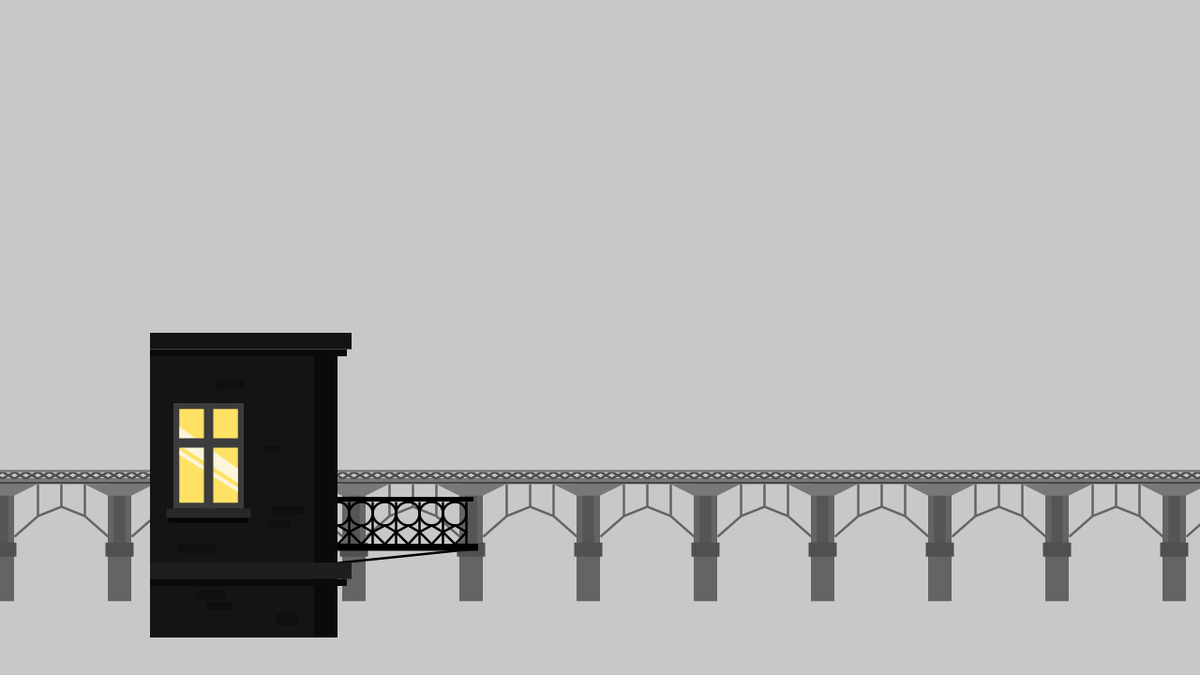
Frame 1 (no input)
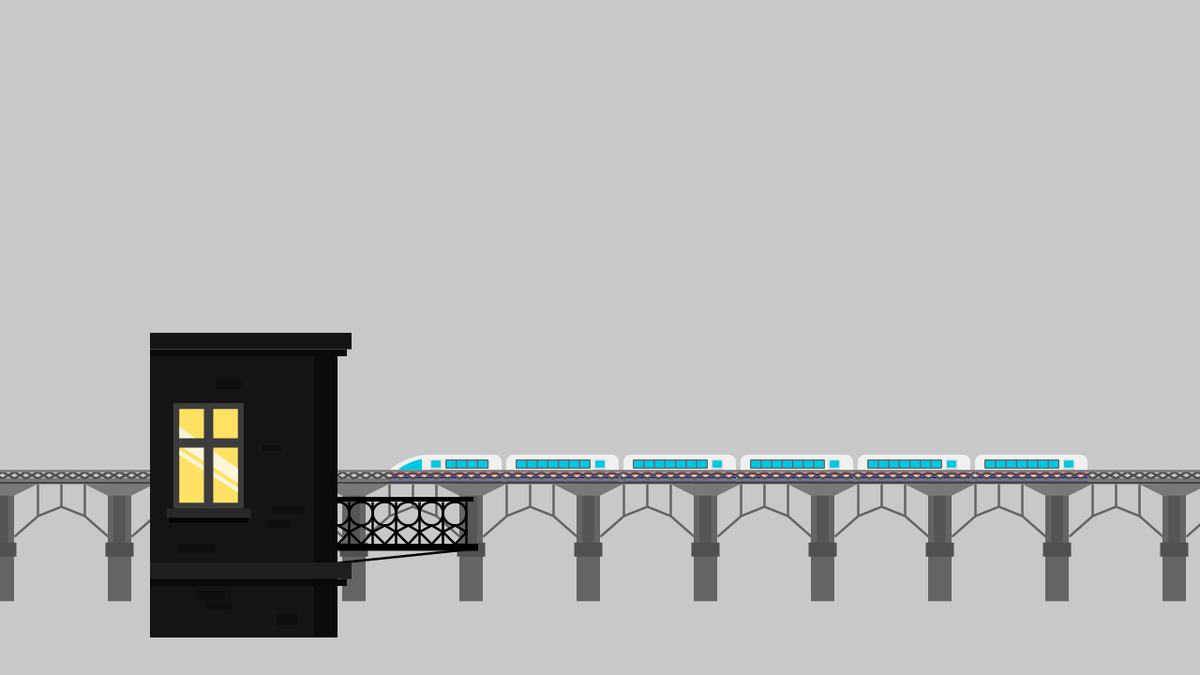
Frame 60 (the mouse pressed at the canvas centre just before this capture)
Frame 120 (the mouse held since frame 60 and released just before this capture): identical to frame 1, image omitted

The Processing sketch that drew these frames (run headless with seeded random() and noise(); from frame 60 on, the mouse is pressed at the canvas centre):

// Processing sketch: projekAkhir
// ── projekAkhir.pde
int speed = 5000;
sunrise pagi = new sunrise(0,0);
subuh jam3 = new subuh(0,0);
kereta krt = new kereta(0,0);
rumah rmh = new rumah(0,0);

void setup() {
    size(1280,720);
}

void draw() {
    background(200);
    fill(50, 100, 150);
    rect(0,930,1920,150);
    translate(width/2,height/2);
    
    //pushMatrix();
        //if (mousePressed == true){
        //    pagi.pagihari(-640,-360);
        //} else{
        //    jam3.subuhan(-640,-360);
        //}
        //moon();
    //popMatrix();

    pushMatrix();
        fill(0);
        strokeWeight(1);
        translate(0,200);
        scale(0.25);
        noFill();
        noStroke();

        krt.kepala(speed,-300);

        for(int i = 500; i <= 2500; i += 500){
            krt.gerbong(speed+i,-300);
        }

        if(speed < -10000){
            speed = 5000;
        }else{
            speed -= 100;   
        }
        
        for(int i = -4000; i <= 3500; i += 500){
            krt.railway(i,-200);
        }
    popMatrix();
    
    pushMatrix();
        scale(0.5);
        rmh.home(-960,640); 
    popMatrix();

}

void moon(){
    noStroke();
    fill(255);
    circle(500,-250, 100);
}

// ── air.pde
class air{
  int locX;
  int locY;
  
  public air(int tlocX, int tlocY){
    locX = tlocX;
    locY = tlocY;
  }
  
  void mengalir(int locX, int locY){
    noStroke();
    fill(#659DD6);
    rect(locX-640,locY+200,width,height); 
  }
  
}

// ── kereta.pde
public class kereta {
    int locX;
    int locY;

    public kereta(int tlocX, int tlocY){
        locX = tlocX;
        locY = tlocY;
    }
    
    void gerbong(int locX, int locY){
        fill(240);
        rect(locX,locY,480,120,35,35,10,10);
        fill(100);
        rect(locX+40,locY+20,320,40,5);
        fill(0,200,225);
        for(int i = 45; i < 320; i += 45){
            rect(locX+i,locY+25,40,30,5);
        }
        fill(0,0,255);
        rect(locX,locY+95,480,25,0,0,10,10);
        strokeCap(SQUARE);
        strokeWeight(8);
        stroke(255,0,0);
        line(locX,locY+80,locX+480,locY+80);
        noStroke();
        fill(50,50,50,30);
        rect(locX+375,locY+20,50,100,5);
        fill(0,200,225);
        rect(locX+380,locY+25,40,30,5);
        fill(50);
        rect(locX+480,locY+100,20,10);
    }

    void kepala(int locX, int locY){
        fill(240);
        rect(locX,locY+75,10,10);

        beginShape();
            vertex(locX+160,locY);
            vertex(locX+160,locY+120);
            vertex(locX+10,locY+120);
            vertex(locX,locY+110);
            vertex(locX,locY+75);
            bezierVertex(locX, locY+50, locX+100, locY, locX+160, locY);
        endShape();

        beginShape();
            fill(0,200,225);
            vertex(locX+140,locY+20);
            vertex(locX+140,locY+65);
            vertex(locX+40,locY+65);
            bezierVertex(locX+40,locY+55,locX+110,locY+20,locX+140,locY+20);
        endShape();

        fill(240);
        rect(locX+160,locY,320,120,0,35,10,10);
        fill(100);
        rect(locX+240,locY+20,185,40,5);
        fill(0,200,225);
        for(int i = 245; i < 400; i += 45){
            rect(locX+i,locY+25,40,30,5);
        }
        fill(0,0,255);
        rect(locX,locY+95,480,25,0,0,10,10);
        strokeCap(SQUARE);
        strokeWeight(8);
        stroke(255,0,0);
        line(locX,locY+80,locX+480,locY+80);
        noStroke();
        fill(50,50,50,30);
        rect(locX+175,locY+20,50,100,5);
        fill(0,200,225);
        rect(locX+180,locY+25,40,30,5);
        fill(50);
        rect(locX+480,locY+100,20,10);
    }

    void railway(int locX, int locY){
        noStroke();
        fill(120);
        rect(locX,locY,500,15);
        fill(70);
        rect(locX,locY+15,500,10);
        strokeWeight(10);
        stroke(100);
        line(locX+100,locY+25,locX+100,locY+160);
        line(locX+200,locY+25,locX+200,locY+120);
        line(locX+300,locY+25,locX+300,locY+160);

        noFill();
        beginShape();
            vertex(locX,locY+250);
            vertex(locX+100,locY+160);
            vertex(locX+200,locY+120);
            vertex(locX+300,locY+160);
            vertex(locX+400,locY+250);
        endShape();

        noStroke();
        fill(100);
        rect(locX+400,locY+25,100,500);
        fill(85);
        rect(locX+425,locY+25,50,300);
        fill(80);
        rect(locX+390,locY+275,120,60);
        fill(120);
        quad(locX+300,locY+25,locX+400,locY+75,locX+500,locY+75,locX+600,locY+25);

        stroke(80);
        for(int i = 0; i < 500; i += 50){
            line(locX+i,locY-25,locX+i+50,locY);
            line(locX+i,locY,locX+i+50,locY-25);
        }
        noStroke();
        fill(120);
        rect(locX,locY-35,500,10);
    }
}

// ── pinggir.pde
class pinggir{
  int locX;
  int locY;
  
  public pinggir(int tlocX, int tlocY){
    locX = tlocX;
    locY = tlocY;
  }
  
  void tanah(int locX, int locY){
    noStroke();
    fill(#987644);
    
    beginShape();
    curveVertex(locX-250, locY+170);
    curveVertex(locX-250, locY+170);
    
    curveVertex(locX-50, locY+200);
    curveVertex(locX, locY+250);
    curveVertex(locX+50, locY+270);
    curveVertex(locX+20, locY+280);
    curveVertex(locX-100, locY+290);
    curveVertex(locX-200, locY+300);
    
    curveVertex(locX-640, locY+360);
    curveVertex(locX-640, locY+360);

    endShape();
    
    
    beginShape();
    curveVertex(locX+640, locY+100);
    curveVertex(locX+640, locY+100);
    
    curveVertex(locX+600, locY+120);
    curveVertex(locX+570, locY+130);
    curveVertex(locX+550, locY+150);
    curveVertex(locX+500, locY+170);
    curveVertex(locX+450, locY+200);
    curveVertex(locX+350, locY+230);
    curveVertex(locX+300, locY+250);
    curveVertex(locX+100, locY+280);
    curveVertex(locX+0, locY+300);
    curveVertex(locX-100, locY+360);
    
    curveVertex(locX+640, locY+360);
    curveVertex(locX+640, locY+360);

    endShape(CLOSE);
  }
  
}

// ── rumah.pde
class rumah {
    int locX;
    int locY;

    public rumah(int tlocX, int tlocY){
        locX = tlocX;
        locY = tlocY;
    }

    void home(int locX, int locY){
        balcony(locX+400,locY-200);
        building(locX,locY);
        window(locX+50,locY-500);
    }

    void building(int locX, int locY){
        noStroke();
        fill(20);
        rect(locX,locY,400,-600);
        fill(10);
        rect(locX+350,locY,50,-600);
        fill(10);
        rect(locX,locY-615,420,15);
        fill(20);
        rect(locX,locY-650,430,35);
        fill(10);
        rect(locX,locY-125,420,15);
        fill(30);
        rect(locX,locY-160,430,35);

        // brick effect
        //top
        fill(15);
        rect(locX+60, locY-200, 80, 20);
        rect(locX+250, locY-250, 50, 15);
        rect(locX+260, locY-280, 70, 17);
        rect(locX+240, locY-410, 40, 12);
        rect(locX+140, locY-550, 60, 20);

        // bottom
        rect(locX+100, locY-100, 60, 20);
        rect(locX+120, locY-76, 55, 17);
        rect(locX+270, locY-51, 45, 25);
    }

    void balcony(int locX, int locY){
        fill(0);
        rect(locX, locY-100, 290, 10);
        rect(locX, locY, 300, 15);
        for(int i = 275; i > 0; i -= 50){
            pattern(locX+i, locY);
        }
        line(locX,locY+40,locX+290, locY+10);
    }

    void pattern(int locX, int locY){
        noFill();
        stroke(0);
        strokeWeight(5);
        line(locX, locY, locX, locY-90);
        circle(locX-25,locY-65,50);
        quad(locX-25,locY-40,locX,locY-25,locX-25,locY,locX-50,locY-25);
    }

    void window(int locX, int locY){
        // frame
        fill(60);
        noStroke();
        rect(locX,locY,150,225);
        
        // light
        fill(255, 225, 100);
        rect(locX+12.5,locY+12.5,125,200);

        // reflections
        pushMatrix();
            translate(12.5,0);
            fill(250,250,250,200);
            noStroke();
            // top
            beginShape();
                vertex(locX,locY+50);
                vertex(locX,locY+90);
                vertex(locX+125,locY+170);
                vertex(locX+125,locY+140);
            endShape(CLOSE);
            // bottom
            beginShape();
                vertex(locX,locY+100);
                vertex(locX,locY+110);
                vertex(locX+125,locY+190);
                vertex(locX+125,locY+180);
            endShape(CLOSE);
        popMatrix();

        // grille
        fill(60);
        rect(locX+65,locY,20,225);
        rect(locX,locY+75,150,20);

        // sill
        fill(40);
        rect(locX-15,locY+225,180,20);
        fill(5);
        rect(locX-10,locY+245,170,10);
    }
}
// ── subuh.pde
class subuh{
  int locX;
  int locY;
  
  PGraphics bg; 

  color bgColor = color(10);
  color lightColor = color(62, 84, 121);
  color darkColor = color(52, 61, 77);
  
  public subuh(int tlocX, int tlocY){
    locX = tlocX;
    locY = tlocY;
  }
  
  void subuhan(int locX, int locY){
    bg = createGraphics(width, height);
    generateSky(bg);
    tint(255);
    image(bg, locX, locY);
  }
  
  void generateSky(PGraphics pg){
    pg.beginDraw();
    pg.background(bgColor);
    
    for (int y = 0; y < height; y += 2){
      for (int x = 0; x < width; x += 2){
        float n = noise(x/200., y/50.);     
        pg.noStroke();
        pg.fill(lightColor, n*map(y, 0, 2*height/3., 255, 0)); 
        pg.ellipse(x, y, 3, 3);
      }
  
      strokeWeight(3);
      pg.stroke(darkColor, map(y, 2*height/3, height, 0, 255));
      pg.line(width, y, width, y);
    }
    
    pg.endDraw();
    
    
  }


}

// ── sunrise.pde
class sunrise{
  int locX;
  int locY;
  
  PGraphics bg; 

  color bgColor = color(62, 84, 121);
  color lightColor = color(255);
  color darkColor = color(247, 183, 62);
  
  public sunrise(int tlocX, int tlocY){
    locX = tlocX;
    locY = tlocY;
  }
  
  void pagihari(int locX, int locY){
    bg = createGraphics(width, height);
    generateSky(bg);
    tint(255);
    image(bg, locX, locY);
  }
  
  void generateSky(PGraphics pg){
    pg.beginDraw();
    pg.background(bgColor);
    
    for (int y = 0; y < height; y += 2){
      for (int x = 0; x < width; x += 2){
        float n = noise(x/200., y/50.);     
        pg.noStroke();
        pg.fill(darkColor, n*map(y, 0, 2*height/3., 255, 0)); 
        pg.ellipse(x, y, 3, 3);
      }
  
      strokeWeight(3);
      pg.stroke(lightColor, map(y, 2*height/3, height, 0, 255));
      pg.line(width, y, width, y);
    }
    
    pg.endDraw();
    
    
  }


}
